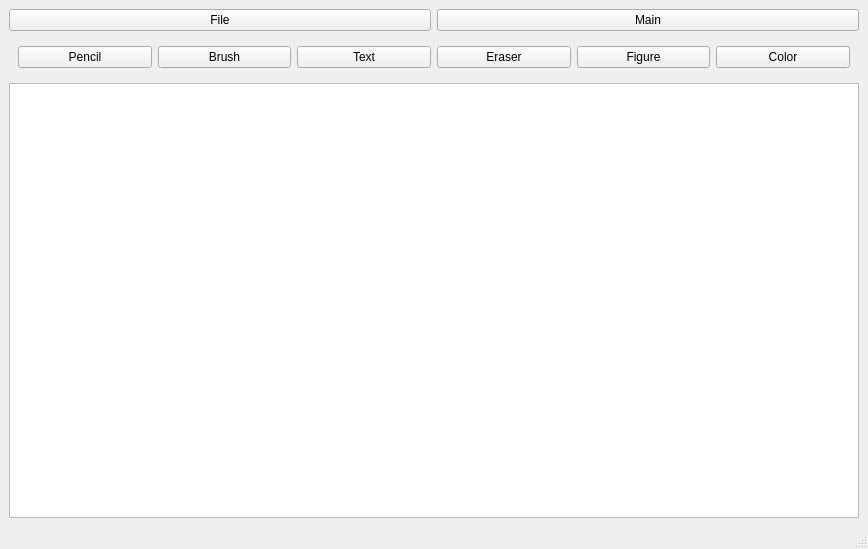
<?xml version="1.0" encoding="UTF-8"?>
<ui version="4.0">
 <class>MyMainWindow</class>
 <widget class="QMainWindow" name="MyMainWindow">
  <property name="geometry">
   <rect>
    <x>0</x>
    <y>0</y>
    <width>868</width>
    <height>549</height>
   </rect>
  </property>
  <property name="windowTitle">
   <string>MyPaint</string>
  </property>
  <property name="windowIcon">
   <iconset>
    <normaloff>../../Desktop/учеба/iconsForPaint/color.png</normaloff>../../Desktop/учеба/iconsForPaint/color.png</iconset>
  </property>
  <widget class="QWidget" name="centralwidget">
   <layout class="QGridLayout" name="gridLayout_2">
    <item row="0" column="0">
     <layout class="QGridLayout" name="m_gridLayout">
      <item row="2" column="0">
       <widget class="QGraphicsView" name="m_graphView">
        <property name="sizePolicy">
         <sizepolicy hsizetype="Expanding" vsizetype="Expanding">
          <horstretch>0</horstretch>
          <verstretch>0</verstretch>
         </sizepolicy>
        </property>
       </widget>
      </item>
      <item row="0" column="0">
       <layout class="QHBoxLayout" name="m_hrzLayoutFirst">
        <item>
         <widget class="QPushButton" name="m_pbFileMenu">
          <property name="text">
           <string>File</string>
          </property>
         </widget>
        </item>
        <item>
         <widget class="QPushButton" name="m_pbMainMenu">
          <property name="text">
           <string>Main</string>
          </property>
          <property name="checkable">
           <bool>true</bool>
          </property>
         </widget>
        </item>
       </layout>
      </item>
      <item row="1" column="0">
       <widget class="QWidget" name="m_hrzLayoutMain_2" native="true">
        <layout class="QHBoxLayout" name="m_hrzLayoutMain">
         <item>
          <widget class="QPushButton" name="m_pbPencilTool">
           <property name="text">
            <string>Pencil</string>
           </property>
          </widget>
         </item>
         <item>
          <widget class="QPushButton" name="m_pbBrushTool">
           <property name="text">
            <string>Brush</string>
           </property>
          </widget>
         </item>
         <item>
          <widget class="QPushButton" name="m_pbTextTool">
           <property name="text">
            <string>Text</string>
           </property>
          </widget>
         </item>
         <item>
          <widget class="QPushButton" name="m_pbEraserTool">
           <property name="text">
            <string>Eraser</string>
           </property>
          </widget>
         </item>
         <item>
          <widget class="QPushButton" name="m_pbFigureTool">
           <property name="text">
            <string>Figure</string>
           </property>
          </widget>
         </item>
         <item>
          <widget class="QPushButton" name="m_pbColorTool">
           <property name="text">
            <string>Color</string>
           </property>
          </widget>
         </item>
        </layout>
       </widget>
      </item>
     </layout>
    </item>
   </layout>
  </widget>
  <widget class="QMenuBar" name="menubar">
   <property name="geometry">
    <rect>
     <x>0</x>
     <y>0</y>
     <width>868</width>
     <height>21</height>
    </rect>
   </property>
  </widget>
  <widget class="QStatusBar" name="statusbar"/>
 </widget>
 <resources/>
 <connections/>
</ui>
